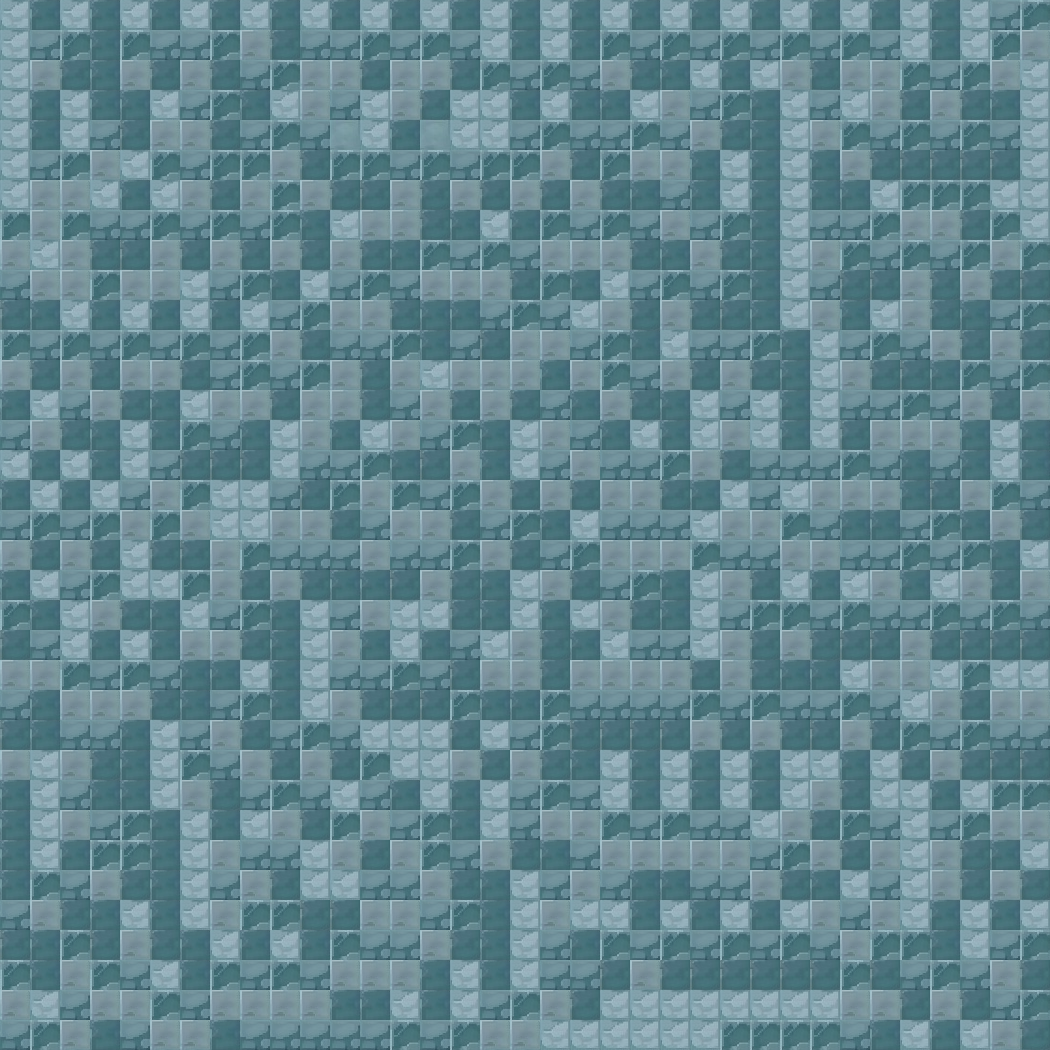

A 2D game scene composited from a Tiled map and its tileset images. What follows is a short description and the map's XML, with each tile layer's data collapsed to a summary:
An orthogonal 35x35 tile map with 30x30 px tiles, 1 tile layer (Слой тайлов 1).

<map version="1.5" tiledversion="1.7.2" orientation="orthogonal" renderorder="right-down" width="35" height="35" tilewidth="30" tileheight="30" infinite="0" nextlayerid="2" nextobjectid="1">
 <tileset firstgid="1" source="Ледяной уровень пол.tsx" />
 <layer id="1" name="Слой тайлов 1" width="35" height="35">
  <data>[1225 cells, 1225 non-empty, 7 distinct tile ids]</data>
 </layer>
</map>
